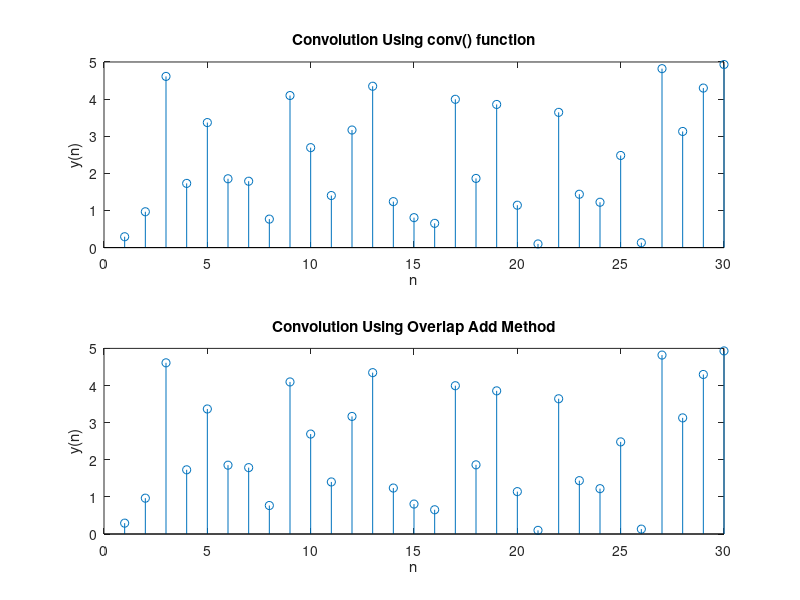

Here is the MATLAB script that generated this plot:
% Name : Shubham Maurya (1404039)
% Overlap Add method for Linear Convolution

close All
clear All
clc
x=rand(1,30);		% Random 30 Numbers
h=input('h=');
L=input('L=');
N1=length(x);
M=length(h);
lc=conv(x,h);
x=[x zeros(1,mod(-N1,L))];
N2=length(x);
h=[h zeros(1,L-1)];
H=fft(h,L+M-1);
S=N2/L;
index=1:L;
X=[zeros(M-1)];
for stage=1:S
    xm=[x(index) zeros(1,M-1)];		% Selecting sequence to process
    X1=fft(xm,L+M-1);
    Y=X1.*H;
    Y=ifft(Y);
    Z=X((length(X)-M+2):length(X))+Y(1:M-1);	%Samples Added in every stage
    X=[X(1:(stage-1)*L) Z Y(M:M+L-1)];
    index=stage*L+1:(stage+1)*L;
end
i=1:N1+M-1;
X=X(i);
similarity=corrcoef(X,lc)		% Similarity b/w Inbuilt and Calculated one
figure()
subplot(2,1,1)
stem(lc);
title('Convolution Using conv() function')
xlabel('n');
ylabel('y(n)');
subplot(2,1,2)
stem(X);
title('Convolution Using Overlap Add Method')
xlabel('n');
ylabel('y(n)');